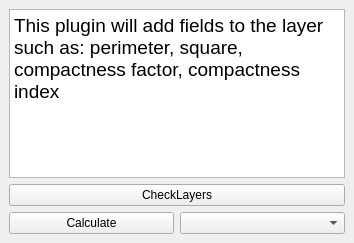
<?xml version="1.0" encoding="UTF-8"?>
<ui version="4.0">
 <class>GeomCalculatorDockWidgetBase</class>
 <widget class="QDockWidget" name="GeomCalculatorDockWidgetBase">
  <property name="geometry">
   <rect>
    <x>0</x>
    <y>0</y>
    <width>354</width>
    <height>243</height>
   </rect>
  </property>
  <property name="windowTitle">
   <string>Geometric Calculator</string>
  </property>
  <widget class="QWidget" name="dockWidgetContents">
   <layout class="QGridLayout" name="gridLayout">
    <item row="1" column="0">
     <layout class="QVBoxLayout" name="verticalLayout_2">
      <item>
       <widget class="QTextBrowser" name="textBrowser">
        <property name="html">
         <string>&lt;!DOCTYPE HTML PUBLIC &quot;-//W3C//DTD HTML 4.0//EN&quot; &quot;http://www.w3.org/TR/REC-html40/strict.dtd&quot;&gt;
&lt;html&gt;&lt;head&gt;&lt;meta name=&quot;qrichtext&quot; content=&quot;1&quot; /&gt;&lt;style type=&quot;text/css&quot;&gt;
p, li { white-space: pre-wrap; }
&lt;/style&gt;&lt;/head&gt;&lt;body style=&quot; font-family:'MS Shell Dlg 2'; font-size:8.25pt; font-weight:400; font-style:normal;&quot;&gt;
&lt;p style=&quot; margin-top:0px; margin-bottom:0px; margin-left:0px; margin-right:0px; -qt-block-indent:0; text-indent:0px;&quot;&gt;&lt;span style=&quot; font-size:14pt;&quot;&gt;This plugin will add fields to the layer such as: perimeter, square, compactness factor, compactness index&lt;/span&gt;&lt;/p&gt;&lt;/body&gt;&lt;/html&gt;</string>
        </property>
       </widget>
      </item>
      <item>
       <widget class="QPushButton" name="check">
        <property name="text">
         <string>CheckLayers</string>
        </property>
       </widget>
      </item>
      <item>
       <layout class="QHBoxLayout" name="horizontalLayout">
        <item>
         <widget class="QPushButton" name="pushButton">
          <property name="text">
           <string>Calculate</string>
          </property>
         </widget>
        </item>
        <item>
         <widget class="QComboBox" name="comboBox">
          <property name="currentText">
           <string/>
          </property>
         </widget>
        </item>
       </layout>
      </item>
     </layout>
    </item>
   </layout>
  </widget>
 </widget>
 <resources/>
 <connections/>
</ui>
